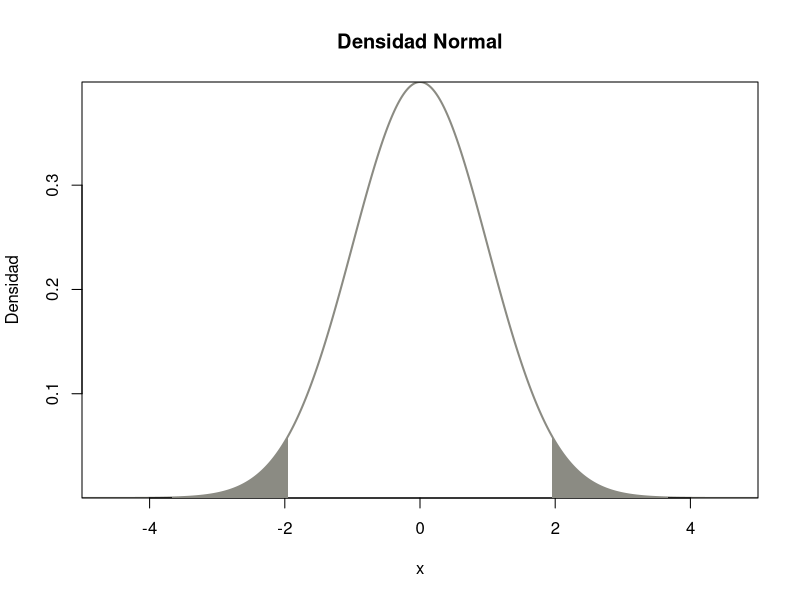
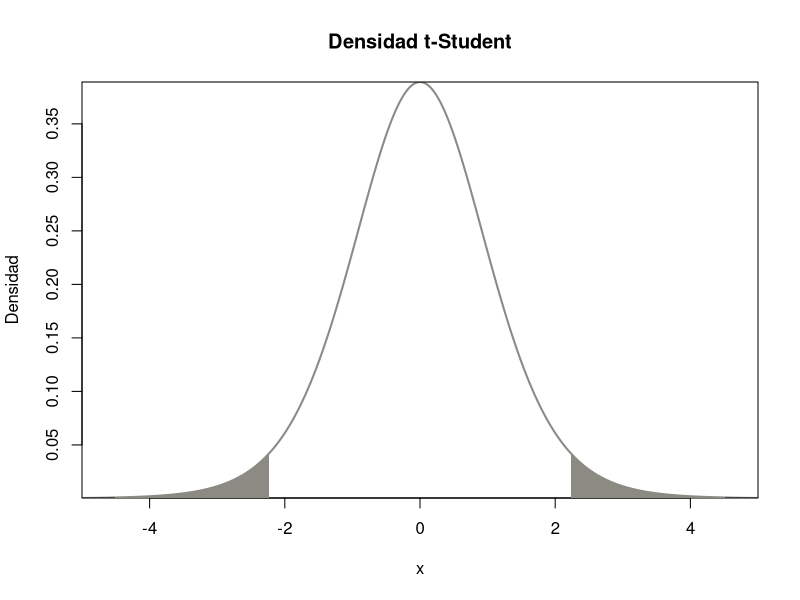

Here is the R script that generated these plots, in order:
##Colas Normal====
# define the mean and the standard deviation

mu <- 0
sigma <- 1

linf<--5
lsup<-5
# create vector for values of x that span a sufficient range of

# standard deviations on either side of the mean; here we use values

# for x that are four standard deviations on either side of the mean

x <- seq(linf, lsup, 0.01)

# use dnorm() to calculate probabilities for each x

y <- dnorm(x, mean = mu, sd = sigma)

# plot normal distribution curve; the options xaxt = "i" and yaxt = "i"

# force the axes to begin and end at the limits of the data

plot(x, y, type = "l", lwd = 2, col = "ivory4", ylab = "Densidad", xlab = "x", xaxs = "i", yaxs = "i",main="Densidad Normal")

alpha= 0.05
alpha_med=alpha/2
# create vector for values of x between a lower limit of 8 and an upper limit of 15
lowquantile = qnorm(alpha/2,mean=mu,sd=sigma)

upquantile = qnorm(1-alpha/2,mean=mu,sd=sigma)

dx_lowquantile = seq(linf, lowquantile, 0.01)
dx_upquantile = seq(upquantile, lsup,0.01)
# use polygon to fill in area; x and y are vectors of x,y coordinates

# that define the shape that is then filled using the desired color

polygon(x = c(linf, dx_lowquantile, lowquantile), y = c(0, dnorm(dx_lowquantile, mean = mu, sd = sigma), 0), border = NA, col = "ivory4")
polygon(x = c(upquantile, dx_upquantile, lsup), y = c(0, dnorm(dx_upquantile, mean = mu, sd = sigma), 0), border = NA, col = "ivory4")

###Colas Student-t====

# define the mean and the standard deviation

gl<-10

linf<--5
lsup<-5
# create vector for values of x that span a sufficient range of

# standard deviations on either side of the mean; here we use values

# for x that are four standard deviations on either side of the mean

x <- seq(linf, lsup, 0.01)

# use dnorm() to calculate probabilities for each x

y <- dt(x,df = gl)

# plot normal distribution curve; the options xaxt = "i" and yaxt = "i"

# force the axes to begin and end at the limits of the data

plot(x, y, type = "l", lwd = 2, col = "ivory4", ylab = "Densidad", xlab = "x", xaxs = "i", yaxs = "i",main="Densidad t-Student")

alpha= 0.05
alpha_med=alpha/2
# create vector for values of x between a lower limit of 8 and an upper limit of 15
lowquantile = qt(alpha/2,df=gl)

upquantile = qt(1-alpha/2,df=gl)

dx_lowquantile = seq(linf, lowquantile, 0.01)
dx_upquantile = seq(upquantile, lsup,0.01)
# use polygon to fill in area; x and y are vectors of x,y coordinates

# that define the shape that is then filled using the desired color

polygon(x = c(linf, dx_lowquantile, lowquantile), y = c(0, dt(dx_lowquantile, df=gl), 0), border = NA, col = "ivory4")
polygon(x = c(upquantile, dx_upquantile, lsup), y = c(0, dt(dx_upquantile, df=gl), 0), border = NA, col = "ivory4")

